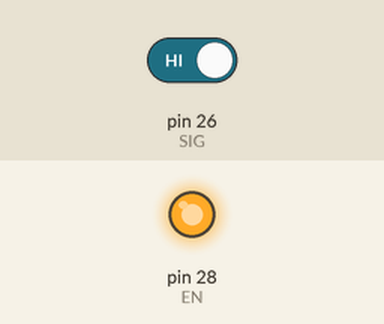
Bench run of a sketch on a simulated Arduino Mega 2560, built with avr-gcc and run on an emulated ATmega2560. Shown: output pins drawn as LEDs (lit = HIGH). The test bench sets the inputs (shaded band); at power-on: pin 26 (SIG) HIGH. What the sketch prints to the serial monitor is not drawn.

Above: at 1.2 s.
1.3 s: pin 26 (SIG) driven LOW
Timing chart, 0 to 4.3 s (numbered marks = the images above; inputs shaded):
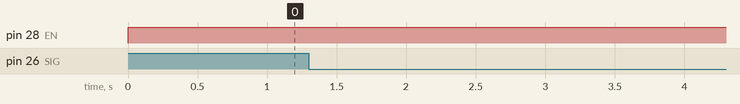

Measured:
- after the input at 1.3 s, every drawn part: stays the same

The sketch:

sketch_apr12d.ino
```cpp
int SIG = 26;
int EN = 28;
unsigned long timer;
unsigned long detect;
long warning=20000;


void setup() {
  pinMode(SIG, INPUT);
  pinMode(EN, OUTPUT);
  digitalWrite(EN, 0);
  Serial.begin(9600);
}

void loop() {
  timer = millis();
  Serial.print("NOW IS ");Serial.println(timer);
  digitalWrite(EN, 1);
  if(!digitalRead(SIG)){
    detect = timer;
    delay(500);
    Serial.println("DETECT TIME IS ");Serial.println(detect);
    Serial.println("DETECTED");
    while((timer-detect)<warning){
      timer = millis();
      Serial.println("OK");
      Serial.println("SUM ");Serial.println(timer-detect);
    }
 }
}
```
